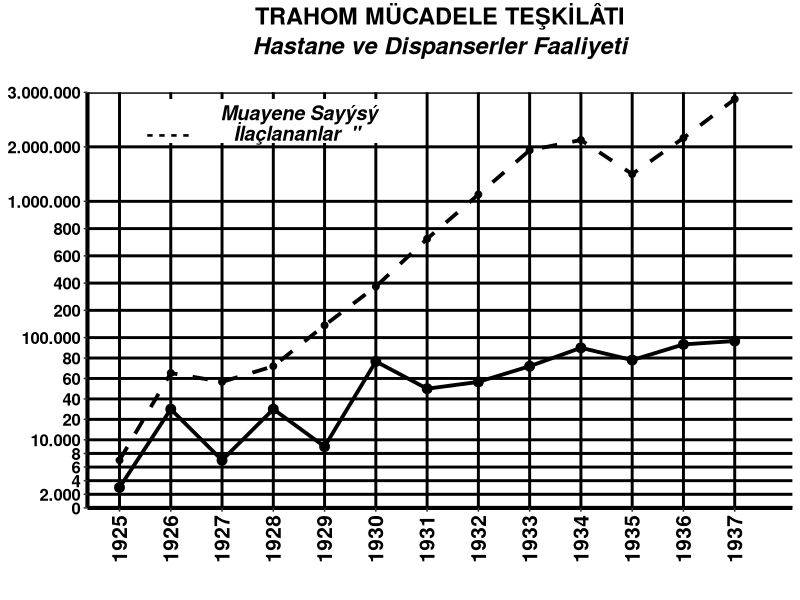

Here is the R script that generated this plot:
Sys.setlocale(locale = "Turkish")
library(ggplot2)
tarih <- seq(1925,1937)
miktar <- c(3000,14500,7000,14500,9000,21500,17500,18500,20800,23500,21700,24000,24500)
miktar2 <- c(7000,19800,18500,20800,26800,32500,39500,46000,52500,54000,49000,54300,60000)
trahommucadele <- data.frame(tarih,miktar,miktar2)
ggplot(trahommucadele, aes(x=tarih)) +
  geom_line(aes(y=miktar), size=1.3) + geom_point(aes(y=miktar), size=3)+
  geom_line(aes(y=miktar2), size=1.3, linetype="dashed") + geom_point(aes(y=miktar2), size=2) +
  labs(title = "TRAHOM MÜCADELE TEŞKİLÂTI",
       subtitle = "Hastane ve Dispanserler Faaliyeti
       ",
       caption = "1925 \u2013 1937") +
  theme_classic() +
  theme(panel.grid.major = element_line(colour = "black", size = 1)) +
  theme(plot.title = element_text(hjust = 0.5, size = 17, face = "bold")) +
  theme(plot.subtitle = element_text(hjust = 0.5, size = 17, face = "bold.italic")) +
  theme(axis.title = element_blank())  +
  theme(plot.caption = element_text(hjust = 0.5, vjust = 149, face = "bold", size = 17)) +
  theme(axis.text.x = element_text(size=15, face="bold", vjust = 0.5, angle = 90, colour = "black")) +
  theme(axis.text.y = element_text(size=12, face="bold", colour = "black")) +
  theme(axis.line.x = element_line(size = 1.4)) +
  theme(axis.line.y = element_line(size = 1.4)) +
 
scale_x_continuous(
  limits = c(1925,1937.5),
  breaks = seq(1925,1937),
  labels = c("1925","1926","1927","1928","1929","1930","1931","1932","1933","1934","1935","1936","1937")
  ) +
  scale_y_continuous(
    limits = c(0,61000),
    breaks = c(0,2000,4000,6000,8000,10000,13000,16000,19000,22000,25000,29000,33000,37000,41000,45000,53000,61000),
    labels = c("0","2.000","4","6","8","10.000","20","40","60","80","100.000","200","400","600","800","1.000.000","2.000.000","3.000.000"),
    expand = c(0,0)
  ) +
  annotate(geom="rect", xmin = 1925.1, xmax = 1930.5, ymin = 53500, ymax = 60000, fill = "white" ) +
  annotate(geom="text", x=1928.5,y=58000,label="Muayene Sayýsý", size= 5, fontface="bold.italic") +
  annotate(geom="rect", xmin = 1925.5, xmax = 1926.5, ymin = 57900, ymax = 58000, fill = "black" ) +
  annotate(geom="text", x=1928.5,y=55000,label="İlaçlananlar  \" ", size= 5, fontface="bold.italic") +
  annotate(geom="text", x=1926,y=55000,label="- - - - ", size= 5, fontface="bold")
  
